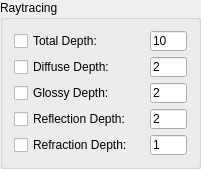
       <widget class="QGroupBox" name="groupBox_2">
        <property name="geometry">
         <rect>
          <x>340</x>
          <y>10</y>
          <width>201</width>
          <height>141</height>
         </rect>
        </property>
        <property name="sizePolicy">
         <sizepolicy hsizetype="Preferred" vsizetype="Fixed">
          <horstretch>0</horstretch>
          <verstretch>0</verstretch>
         </sizepolicy>
        </property>
        <property name="minimumSize">
         <size>
          <width>0</width>
          <height>0</height>
         </size>
        </property>
        <property name="layoutDirection">
         <enum>Qt::LeftToRight</enum>
        </property>
        <property name="autoFillBackground">
         <bool>false</bool>
        </property>
        <property name="title">
         <string>Raytracing</string>
        </property>
        <property name="alignment">
         <set>Qt::AlignLeading|Qt::AlignLeft|Qt::AlignTop</set>
        </property>
        <property name="flat">
         <bool>false</bool>
        </property>
        <property name="checkable">
         <bool>false</bool>
        </property>
        <layout class="QFormLayout" name="formLayout_2">
         <property name="sizeConstraint">
          <enum>QLayout::SetDefaultConstraint</enum>
         </property>
         <property name="fieldGrowthPolicy">
          <enum>QFormLayout::AllNonFixedFieldsGrow</enum>
         </property>
         <property name="labelAlignment">
          <set>Qt::AlignLeading|Qt::AlignLeft|Qt::AlignTop</set>
         </property>
         <property name="formAlignment">
          <set>Qt::AlignLeading|Qt::AlignLeft|Qt::AlignVCenter</set>
         </property>
         <item row="0" column="0">
          <widget class="QCheckBox" name="mainTabRaytracingTotalDepthCheckBox">
           <property name="statusTip">
            <string>Overrides the raytracing total depth defined in the .ass files.</string>
           </property>
           <property name="text">
            <string>Total Depth:</string>
           </property>
          </widget>
         </item>
         <item row="0" column="1">
          <widget class="QLineEdit" name="mainTabRaytracingTotalDepthLineEdit">
           <property name="minimumSize">
            <size>
             <width>30</width>
             <height>20</height>
            </size>
           </property>
           <property name="maximumSize">
            <size>
             <width>50</width>
             <height>20</height>
            </size>
           </property>
           <property name="text">
            <string>10</string>
           </property>
          </widget>
         </item>
         <item row="1" column="0">
          <widget class="QCheckBox" name="mainTabRaytracingDiffuseDepthCheckBox">
           <property name="statusTip">
            <string>Overrides the raytracing diffuse depth defined in the .ass files.</string>
           </property>
           <property name="text">
            <string>Diffuse Depth:</string>
           </property>
          </widget>
         </item>
         <item row="1" column="1">
          <widget class="QLineEdit" name="mainTabRaytracingDiffuseDepthLineEdit">
           <property name="minimumSize">
            <size>
             <width>30</width>
             <height>20</height>
            </size>
           </property>
           <property name="maximumSize">
            <size>
             <width>50</width>
             <height>20</height>
            </size>
           </property>
           <property name="text">
            <string>2</string>
           </property>
          </widget>
         </item>
         <item row="2" column="0">
          <widget class="QCheckBox" name="mainTabRaytracingGlossyDepthCheckBox">
           <property name="statusTip">
            <string>Overrides the raytracing glossy depth defined in the .ass files.</string>
           </property>
           <property name="text">
            <string>Glossy Depth:</string>
           </property>
          </widget>
         </item>
         <item row="2" column="1">
          <widget class="QLineEdit" name="mainTabRaytracingGlossyDepthLineEdit">
           <property name="minimumSize">
            <size>
             <width>30</width>
             <height>20</height>
            </size>
           </property>
           <property name="maximumSize">
            <size>
             <width>50</width>
             <height>20</height>
            </size>
           </property>
           <property name="text">
            <string>2</string>
           </property>
          </widget>
         </item>
         <item row="3" column="0">
          <widget class="QCheckBox" name="mainTabRaytracingReflectionDepthCheckBox">
           <property name="statusTip">
            <string>Overrides the raytracing reflection depth defined in the .ass files.</string>
           </property>
           <property name="text">
            <string>Reflection Depth:</string>
           </property>
          </widget>
         </item>
         <item row="3" column="1">
          <widget class="QLineEdit" name="mainTabRaytracingReflectionDepthLineEdit">
           <property name="minimumSize">
            <size>
             <width>30</width>
             <height>20</height>
            </size>
           </property>
           <property name="maximumSize">
            <size>
             <width>50</width>
             <height>20</height>
            </size>
           </property>
           <property name="text">
            <string>2</string>
           </property>
          </widget>
         </item>
         <item row="4" column="0">
          <widget class="QCheckBox" name="mainTabRaytracingRefractionDepthCheckBox">
           <property name="minimumSize">
            <size>
             <width>130</width>
             <height>0</height>
            </size>
           </property>
           <property name="statusTip">
            <string>Overrides the raytracing refraction depth defined in the .ass files.</string>
           </property>
           <property name="text">
            <string>Refraction Depth:</string>
           </property>
          </widget>
         </item>
         <item row="4" column="1">
          <widget class="QLineEdit" name="mainTabRaytracingRefractionDepthLineEdit">
           <property name="minimumSize">
            <size>
             <width>30</width>
             <height>20</height>
            </size>
           </property>
           <property name="maximumSize">
            <size>
             <width>50</width>
             <height>20</height>
            </size>
           </property>
           <property name="text">
            <string>1</string>
           </property>
          </widget>
         </item>
        </layout>
       </widget>
